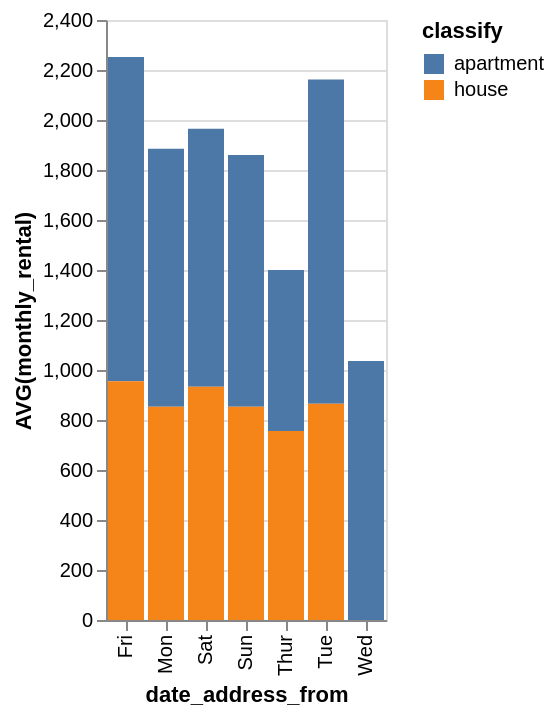

Describe this chart as a Vega-Lite specification.
### Vega-Lite specification from a JSON file in a GitHub repository (floating-point values rounded to 4 significant figures)
{"data": {"values": [{"x_data": "Mon", "y_data": 1032, "classify": "apartment"}, {"x_data": "Tue", "y_data": 1297, "classify": "apartment"}, {"x_data": "Wed", "y_data": 1036, "classify": "apartment"}, {"x_data": "Thur", "y_data": 644, "classify": "apartment"}, {"x_data": "Fri", "y_data": 1297, "classify": "apartment"}, {"x_data": "Sat", "y_data": 1032, "classify": "apartment"}, {"x_data": "Sun", "y_data": 1007, "classify": "apartment"}, {"x_data": "Mon", "y_data": 853, "classify": "house"}, {"x_data": "Tue", "y_data": 865, "classify": "house"}, {"x_data": "Wed", "y_data": 0, "classify": "house"}, {"x_data": "Thur", "y_data": 756, "classify": "house"}, {"x_data": "Fri", "y_data": 954.7, "classify": "house"}, {"x_data": "Sat", "y_data": 933.5, "classify": "house"}, {"x_data": "Sun", "y_data": 852.7, "classify": "house"}]}, "mark": "bar", "encoding": {"x": {"field": "x_data", "type": "nominal", "title": "date_address_from", "sort": "ascending"}, "y": {"field": "y_data", "type": "quantitative", "title": "AVG(monthly_rental)"}, "color": {"field": "classify"}}}
